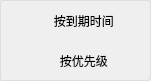
  <widget class="QWidget" name="widget_3" native="true">
   <property name="geometry">
    <rect>
     <x>610</x>
     <y>28</y>
     <width>151</width>
     <height>81</height>
    </rect>
   </property>
   <property name="styleSheet">
    <string notr="true">QWidget{
	border: 1px solid rgb(222, 222, 222);
	border-radius: 3px;
}
QToolButton{
	background: transparent;
	margin: 3px;
	border: none;
	border-radius: 3px;
}
QToolButton:hover{
	background: rgb(205, 205, 205);
}
QToolButton:pressed{
	background: rgb(102, 102, 102);
}
QToolButton:checked{
	icon-size: 25px, 25px;
	qproperty-icon: url(:/ToDoList/images/left_arrow.png);
	image: url(:/ToDoList/images/check.png);
	image-position: left;
}</string>
   </property>
   <widget class="QWidget" name="layoutWidget">
    <property name="geometry">
     <rect>
      <x>0</x>
      <y>0</y>
      <width>151</width>
      <height>81</height>
     </rect>
    </property>
    <layout class="QVBoxLayout" name="verticalLayout_2">
     <property name="spacing">
      <number>0</number>
     </property>
     <item>
      <widget class="QToolButton" name="btnByDate">
       <property name="sizePolicy">
        <sizepolicy hsizetype="Expanding" vsizetype="Expanding">
         <horstretch>0</horstretch>
         <verstretch>0</verstretch>
        </sizepolicy>
       </property>
       <property name="text">
        <string>     按到期时间</string>
       </property>
       <property name="checkable">
        <bool>true</bool>
       </property>
       <property name="checked">
        <bool>true</bool>
       </property>
       <property name="autoExclusive">
        <bool>true</bool>
       </property>
      </widget>
     </item>
     <item>
      <widget class="QToolButton" name="btnByPriority">
       <property name="sizePolicy">
        <sizepolicy hsizetype="Expanding" vsizetype="Expanding">
         <horstretch>0</horstretch>
         <verstretch>0</verstretch>
        </sizepolicy>
       </property>
       <property name="text">
        <string>     按优先级</string>
       </property>
       <property name="checkable">
        <bool>true</bool>
       </property>
       <property name="autoExclusive">
        <bool>true</bool>
       </property>
      </widget>
     </item>
    </layout>
   </widget>
  </widget>
